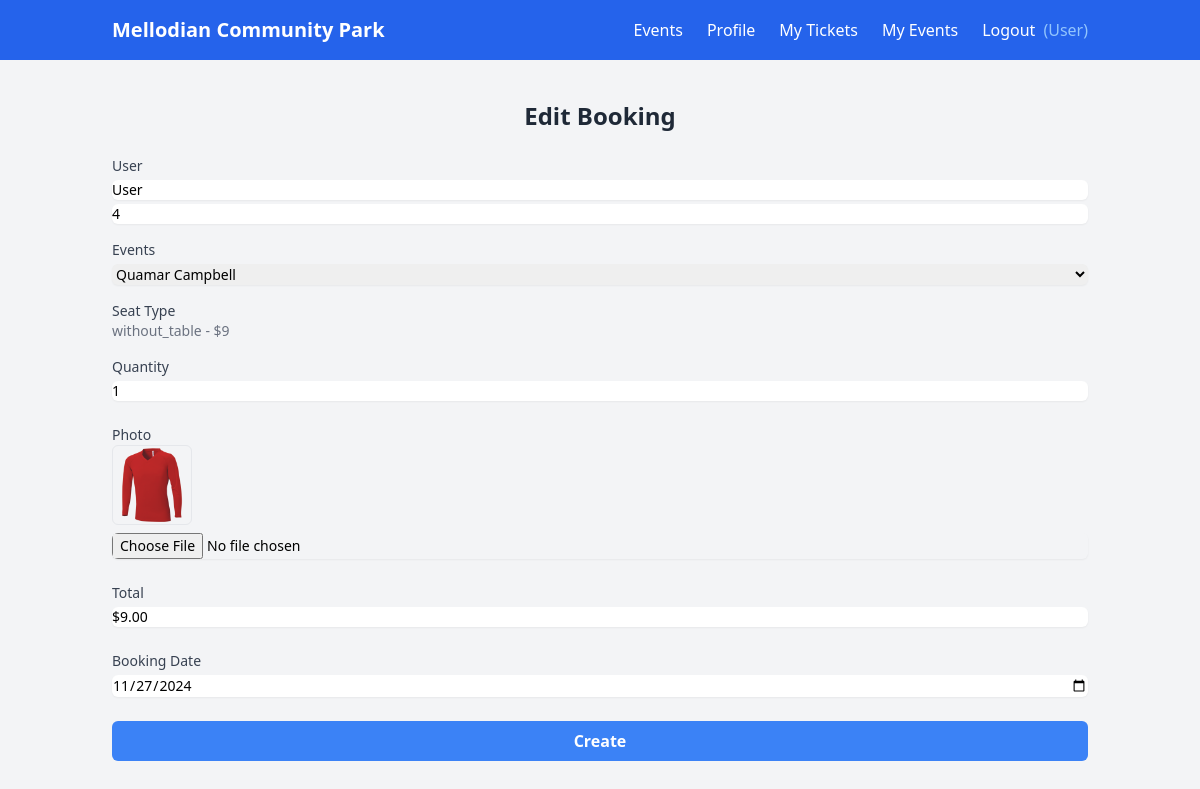
The app's page /edit-ticket?id=24 (signed in) with its own data.
### tables this page shows
CREATE TABLE IF NOT EXISTS `tickets` (
  `id` int NOT NULL AUTO_INCREMENT,
  `user_id` int NOT NULL,
  `event_id` int NOT NULL,
  `seat_type` enum('with_table','without_table') NOT NULL,
  `quantity` int NOT NULL,
  `adult_photo` varchar(255) DEFAULT NULL,
  `total_price` decimal(10,2) NOT NULL,
  `booking_date` timestamp NULL DEFAULT CURRENT_TIMESTAMP,
  `created_at` timestamp NULL DEFAULT CURRENT_TIMESTAMP,
  `updated_at` timestamp NULL DEFAULT CURRENT_TIMESTAMP ON UPDATE CURRENT_TIMESTAMP,
  PRIMARY KEY (`id`),
  KEY `user_id` (`user_id`),
  KEY `event_id` (`event_id`),
  CONSTRAINT `tickets_ibfk_1` FOREIGN KEY (`user_id`) REFERENCES `users` (`id`) ON DELETE CASCADE,
  CONSTRAINT `tickets_ibfk_2` FOREIGN KEY (`event_id`) REFERENCES `events` (`id`) ON DELETE CASCADE
);

CREATE TABLE IF NOT EXISTS `events` (
  `id` int NOT NULL AUTO_INCREMENT,
  `name` varchar(255) NOT NULL,
  `description` text NOT NULL,
  `date` date NOT NULL,
  `time` time NOT NULL,
  `price_with_table` decimal(10,2) NOT NULL,
  `price_without_table` decimal(10,2) NOT NULL,
  `requires_adult` tinyint(1) DEFAULT '0',
  `seat_limit` int NOT NULL,
  `created_at` timestamp NULL DEFAULT CURRENT_TIMESTAMP,
  `updated_at` timestamp NULL DEFAULT CURRENT_TIMESTAMP ON UPDATE CURRENT_TIMESTAMP,
  PRIMARY KEY (`id`)
);

### controllers/customer/CustomerController.php (called while the page is built, shortened)
<?php
require_once 'models/User.php';
require_once 'models/Event.php';
require_once 'models/Booking.php';
class CustomerController
{
    public  function __construct()
    {
        $this->event = new Event();
        $this->booking = new Booking();
    }
    public function editTicket($id): void
    {
        $booking = $this->booking->getBookingById($id);
        $events = $this->event->getAllEvents();
        include 'views/customer/edit-ticket.php';
    }
}

### models/Booking.php (called while the page is built, shortened)
<?php
require_once 'config/connection.php';
class Booking
{
    public function getBookingById(int $id): array
    {
        global $conn;
        $stmt = $conn->prepare("
        SELECT
        id,
        user_id,
        event_id,
        seat_type,
        quantity,
        adult_photo,
        total_price,
        total_price,
        booking_date,
        created_at,
        updated_at
        FROM tickets
        WHERE id = ?");
        $stmt->bind_param("i", $id);
        $stmt->execute();
        $result = $stmt->get_result();
        $booking = $result->fetch_assoc();
        return $booking ?: null;
    }
}

### models/Event.php (called while the page is built, shortened)
<?php
require_once 'config/connection.php';
class Event
{
    public function getAllEvents(): array
    {
        global $conn;
        $stmt = $conn->prepare("SELECT id, name, description, date, time, price_with_table, price_without_table, requires_adult, seat_limit, created_at, updated_at FROM events");
        if ($stmt->execute()) {
            $result = $stmt->get_result();
            if ($result->num_rows > 0) {
                return $result->fetch_all(MYSQLI_ASSOC);
            }
            return [];
        }
        return [];
    }
}

### views/customer/edit-ticket.php (the view, shortened to what this page needs)
<!DOCTYPE html>
<html lang="en">
<head>
    <script src="https://cdn.tailwindcss.com"></script>
</head>
<body class="bg-gray-100">
    <?php
    include_once "views/components/user-navbar.php";
    ?>
    <div class="container mx-auto py-10 px-6">
        <h1 class="text-2xl font-bold text-center text-gray-800 mb-6">Edit Booking</h1>
        <form action="/update-ticket?id=<?php echo $booking['id'] ?>" method="POST" enctype="multipart/form-data">
            <div class="mb-4">
                <label for="user" class="block text-sm font-medium text-gray-700">User</label>
                <input type="text" id="user" name="user" placeholder="Enter your name"
                    value="<?php echo $_SESSION['name'] ?>"
                    class="mt-1 block w-full rounded-md border-gray-300 shadow-sm focus:ring-blue-500 focus:border-blue-500 sm:text-sm"
                    readonly>
                <input type="text" id="user_id" name="user_id" placeholder="Enter your name"
                    value="<?php echo $booking['user_id'] ?>"
                    class="mt-1 block w-full rounded-md border-gray-300 shadow-sm focus:ring-blue-500 focus:border-blue-500 sm:text-sm" />
            </div>
            <div class="mb-4">
                <label for="user" class="block text-sm font-medium text-gray-700">Events</label>
                <select name="event_id" id="event_id" onchange="retrieveEventData(this.value)"
                    class="mt-1 block w-full rounded-md border-gray-300 shadow-sm focus:ring-blue-500 focus:border-blue-500 sm:text-sm"
                    required>
                    <?php
                    foreach ($events as $event) {
                        echo "<option value=\"{$event['id']}\"" . (($event['id'] == $booking['event_id']) ? 'selected' : '') . ">{$event['name']}</option>";
                    }
                    ?>
                </select>
            </div>
            <div class="mb-4">
                <label for="seat_type" class="block text-sm font-medium text-gray-700">Seat Type</label>
                <p class="text-gray-500 mb-2 text-sm font-medium" id="seat_type_old_value" style="display: block;">
                    <?php echo $booking['seat_type'] . ' - $' . $booking['total_price'] / $booking['quantity'] ?></p>
            </div>
            <div class="mb-6">
                <label for="quantity" class="block text-sm font-medium text-gray-700">Quantity</label>
                <input type="number" id="quantity" name="quantity" placeholder="Enter your quantity"
                    value="<?php echo $booking['quantity'] ?>"
                    class="mt-1 block w-full rounded-md border-gray-300 shadow-sm focus:ring-blue-500 focus:border-blue-500 sm:text-sm"
                    required min="1" max="8" oninput="updateTotalPriceWithQuantity()">
            </div>
            <div class="mb-6">
                <label for="photo" class="block text-sm font-medium text-gray-700">Photo</label>
                <img src="<?php echo $booking['adult_photo']; ?>" alt=""
                    class="mb-2 w-20 h-20 object-cover border border-gray-200 rounded-md" />
                <input type="file" id="photo" name="photo" placeholder="Enter your photo" accept="image/*"
                    class="mt-1 block w-full rounded-md border-gray-300 shadow-sm focus:ring-blue-500 focus:border-blue-500 sm:text-sm"
                    required>
            </div>
            <div class="mb-6">
                <label for="total_price" class="block text-sm font-medium text-gray-700">Total</label>
                <input type="text" id="total_price" name="total_price" placeholder="Enter price with total price"
                    value="$<?php echo $booking['total_price'] ?>"
                    class="mt-1 block w-full rounded-md border-gray-300 shadow-sm focus:ring-blue-500 focus:border-blue-500 sm:text-sm"
                    readonly required>
            </div>
            <div class="mb-6">
                <label for="booking_date" class="block text-sm font-medium text-gray-700">Booking Date</label>
                <input type="date" id="booking_date" name="booking_date" placeholder="Enter Booking Date"
                    value="<?php echo (new DateTime($booking['booking_date']))->format('Y-m-d'); ?>"
                    class="mt-1 block w-full rounded-md border-gray-300 shadow-sm focus:ring-blue-500 focus:border-blue-500 sm:text-sm"
                    required>
            </div>
            <div>
                <button type="submit"
                    class="w-full bg-blue-500 text-white font-bold py-2 px-4 rounded-md hover:bg-blue-600 focus:ring-2 focus:ring-blue-500 focus:ring-offset-2 focus:outline-none">
                    Create
                </button>
            </div>
        </form>
    </div>
</body>
</html>

### records on screen
tickets: user_id "4", event_id "Quamar Campbell", seat_type "without_table", $booking['total_price'] / $booking['quantity'] "9", quantity "1", adult_photo (picture), total_price "$9.00", booking_date "11/27/2024"

### other values on screen
$_SESSION['name'] "User"
